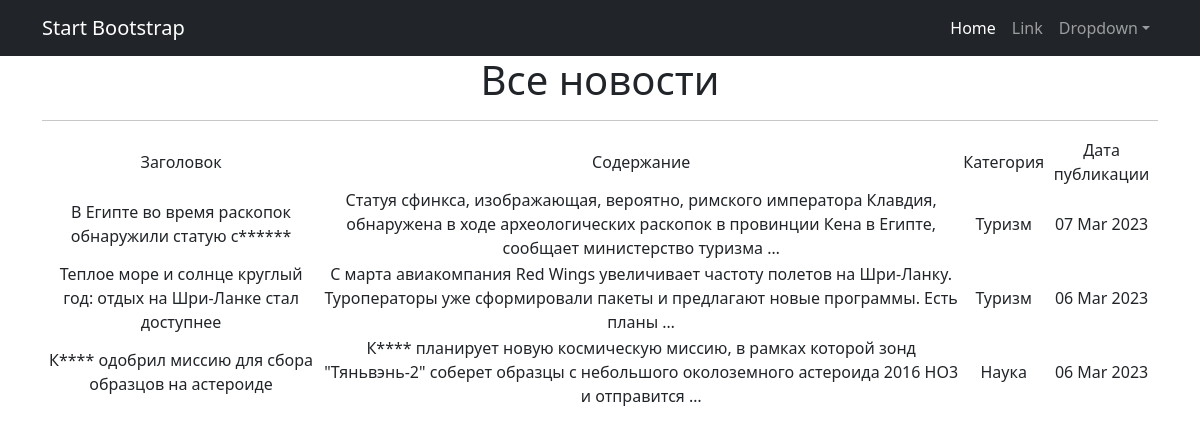
/posts/, run on the app's committed database.
### news/models.py (models this page shows, shortened)
class Post(models.Model):
    dateCreation = models.DateTimeField(auto_now_add=True)
    title = models.CharField(max_length=128)
    text = models.TextField()
    category = models.ForeignKey(to='Category', on_delete=models.CASCADE, related_name='posts')

class Category(models.Model):
    name = models.CharField(max_length=100, unique=True)

### news/views.py (the view)
# urls.py: path('', PostsList.as_view()),
class PostsList(ListView):
    model = Post
    ordering = '-dateCreation'
    template_name = 'posts.html'
    context_object_name = 'posts'

### news/templatetags/custom_filters.py (called while the page is built)
@register.filter()
def censor(text):
    bad_words = ['сфинкса', 'китай']
    if type(text) == str:
        for word in text.split():
            if word.lower() in bad_words:
                text = text.replace(word, f"{word[0]}{'*' * (len(word) - 1)}")
    else:
        raise ValueError('Входные данные не являются строкой!')
    return text

### templates/posts.html (shortened to what this page needs)
{% extends 'flatpages/default.html' %}
{% load custom_filters %}
{% block content %}
   <h1>Все новости </h1>
   <hr>
   {% if posts %}
       <table>
           <tr>
               <td>Заголовок</td>
               <td>Содержание</td>
               <td>Категория</td>
               <td>Дата публикации</td>
           </tr>
           {% for post in posts %}
           <tr>
               <td>{{ post.title|censor }}</td>
               <td>{{ post.text|truncatewords:20|censor }}</td>
               <td>{{ post.category.name }}</td>
               <td>{{ post.dateCreation|date:'d M Y' }}</td>
           </tr>
           {% endfor %}
       </table>
   {% else %}
       <h2>Новостей нет!</h2>!
   {% endif %}
{% endblock content %}

### templates/flatpages/default.html (shortened to what this page needs)
<!DOCTYPE html>
<html lang="en">
    <head>
        {% load static %}
        <link href="{% static 'css/styles.css' %}" rel="stylesheet" />
    </head>
    <body>
        <nav class="navbar navbar-expand-lg navbar-dark bg-dark">
            <div class="container">
                <a class="navbar-brand" href="#">Start Bootstrap</a>
                <div class="collapse navbar-collapse" id="navbarSupportedContent">
                    <ul class="navbar-nav ms-auto mb-2 mb-lg-0">
                        <li class="nav-item"><a class="nav-link active" aria-current="page" href="#">Home</a></li>
                        <li class="nav-item"><a class="nav-link" href="#">Link</a></li>
                        <li class="nav-item dropdown">
                            <a class="nav-link dropdown-toggle" id="navbarDropdown" href="#" role="button" data-bs-toggle="dropdown" aria-expanded="false">Dropdown</a>
                        </li>
                    </ul>
                </div>
            </div>
        </nav>
        <div class="container">
            <div class="row">
                <div class="col-lg-12 text-center">
                    {% block content %}{% endblock content %}
                </div>
            </div>
       </div>
    </body>
</html>

### data on the page
Post: title|censor "В Египте во время раскопок обнаружили статую с******", text|censor "Статуя сфинкса, изображающая, вероятно, римского императора Клавдия, обнаружена в ходе археологических раскопок в провинции Кена в Египте, сообщает министерство туризма …", category.name "Туризм", dateCreation "07 Mar 2023"
Post: title|censor "Теплое море и солнце круглый год: отдых на Шри-Ланке стал доступнее", text|censor "С марта авиакомпания Red Wings увеличивает частоту полетов на Шри-Ланку. Туроператоры уже сформировали пакеты и предлагают новые программы. Есть планы …", category.name "Туризм", dateCreation "06 Mar 2023"
Post: title|censor "К**** одобрил миссию для сбора образцов на астероиде", text|censor "К**** планирует новую космическую миссию, в рамках которой зонд \"Тяньвэнь-2\" соберет образцы с небольшого околоземного астероида 2016 HO3 и отправится …", category.name "Наука", dateCreation "06 Mar 2023"
